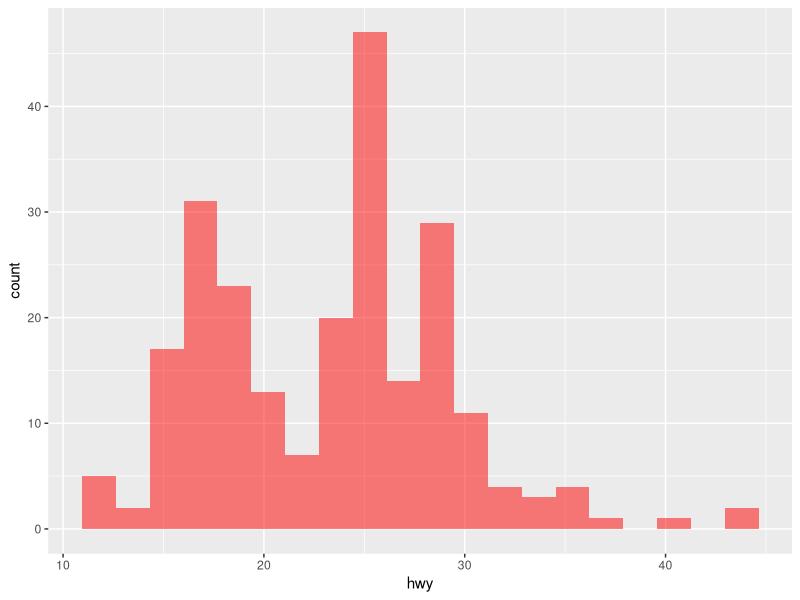
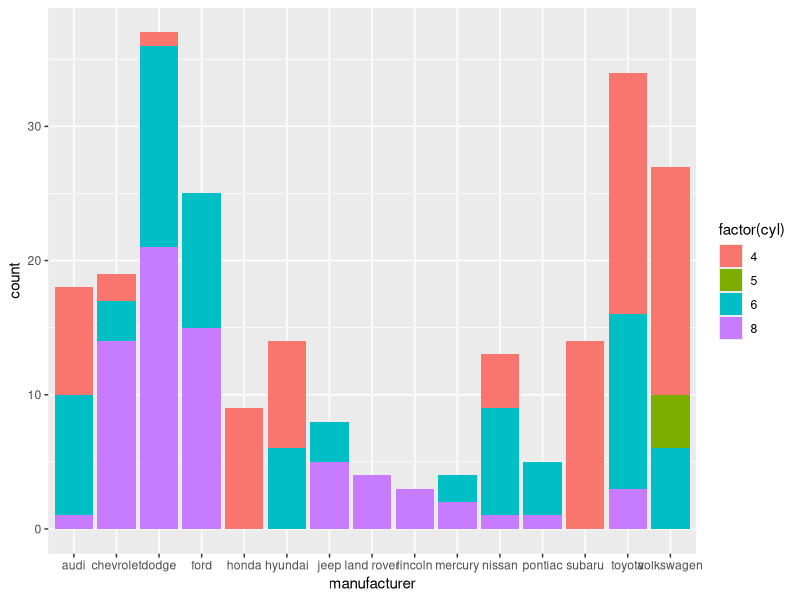
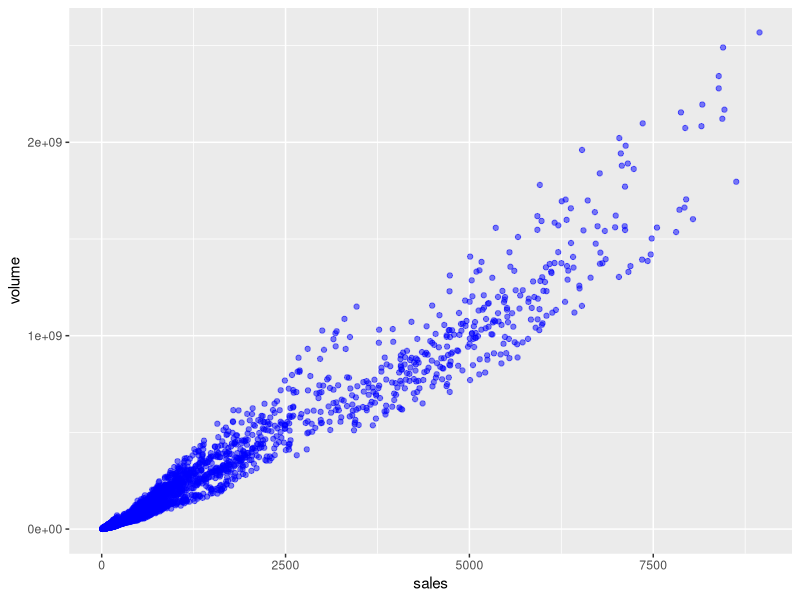
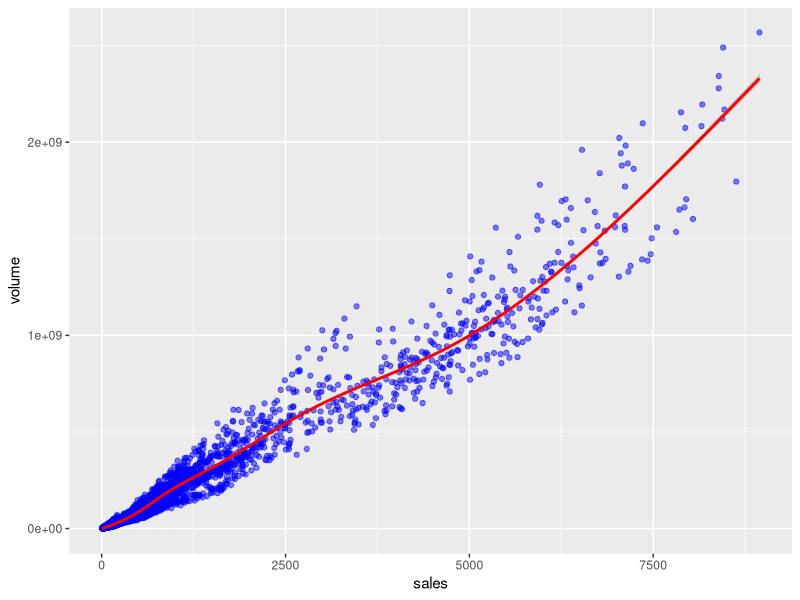

Source code (R) for these figures, in order:
## Exercise
library(ggplot2)
library(ggthemes)
theme_set(theme_grey())
df <- mpg

# 1. histgram of hwy mpg values:
pl <- ggplot(df, aes(x=hwy)) + geom_histogram(fill='red', alpha=0.5, bins = 20)

print(pl)

# 2. barplot of car counts per manufacturer with color fill defined by cyl count

pl2 <- ggplot(df, aes(x=manufacturer)) + geom_bar(aes(fill=factor(cyl)))
print(pl2)                                                  


#################### txhosung data set ##########################
df2 <- txhousing
# 3. Create a scatter plot of volume versus sales.
# Play around with alpha and color to clarify information

pl3 <- ggplot(df2, aes(x=sales, y=volume)) + geom_point(color='blue', alpha = 0.5) 
print(pl3)


# 4. Smooth fit line to the scatterplot from above
pl4 <- pl3 + geom_smooth(color='red')
print(pl4)
